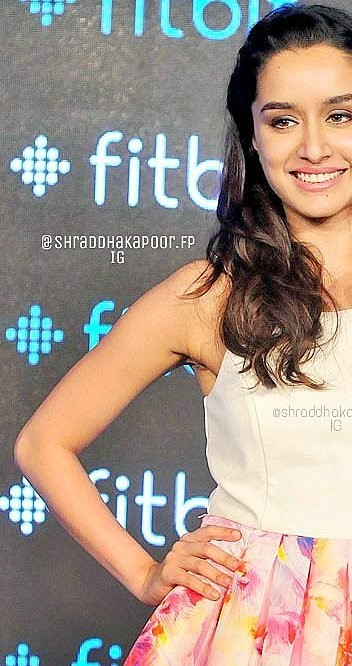
#> input picture images/IMG1.jpg, 352 x 666 px
$ python -i panorama.py   (imports and definitions only)
#> lines starting #> are read from the running program, lines starting #| are printed output that depends on the picture
# import the necessary packages
import numpy as np
import imutils
import cv2

class Stitcher:
	def __init__(self):
		# determine if we are using OpenCV v3.X
		self.isv3 = imutils.is_cv3()

	def stitch(self, images, ratio=0.75, reprojThresh=4.0,):
		# unpack the images, then detect keypoints and extract
		# local invariant descriptors from them
		(imageB, imageA) = images
		(kpsA, featuresA) = self.detectAndDescribe(imageA)
		(kpsB, featuresB) = self.detectAndDescribe(imageB)

		# match features between the two images
		M = self.matchKeypoints(kpsA, kpsB,
			featuresA, featuresB, ratio, reprojThresh)

		# if the match is None, then there aren't enough matched
		# keypoints to create a panorama
		if M is None:
			return None

		# otherwise, apply a perspective warp to stitch the images
		# together
		(matches, H, status) = M
		result = cv2.warpPerspective(imageA, H,
			(imageA.shape[1] + imageB.shape[1], imageA.shape[0]))
		result[0:imageB.shape[0], 0:imageB.shape[1]] = imageB

		# return the stitched image

		return result

	# [58 lines left out: functions detectAndDescribe, matchKeypoints, not called in this run]

>>> import cv2
>>> picture = cv2.imread('../images/IMG1.jpg', cv2.IMREAD_GRAYSCALE)
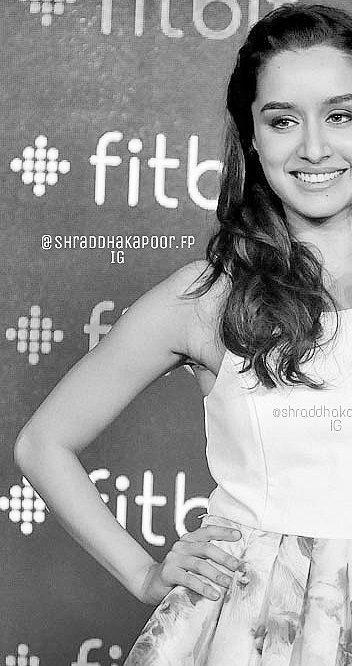
#> picture: shape (666, 352); min 0, max 255, mean 149.5
>>> result = Stitcher().stitch(picture)
#> (the run stopped early here; a loop or call above may not have finished)

$ run again, on images/IMG2.jpg
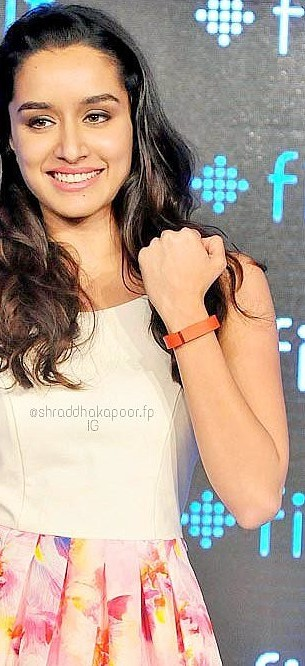
#> input picture images/IMG2.jpg, 305 x 666 px
#> `picture = cv2.imread('../images/IMG1.jpg', cv2.IMREAD_GRAYSCALE)`:
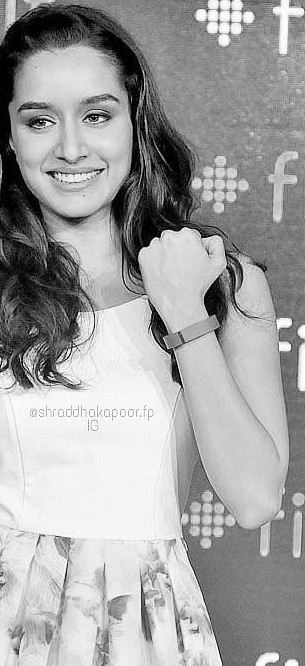
#> picture: shape (666, 305); min 0, max 255, mean 162.4
